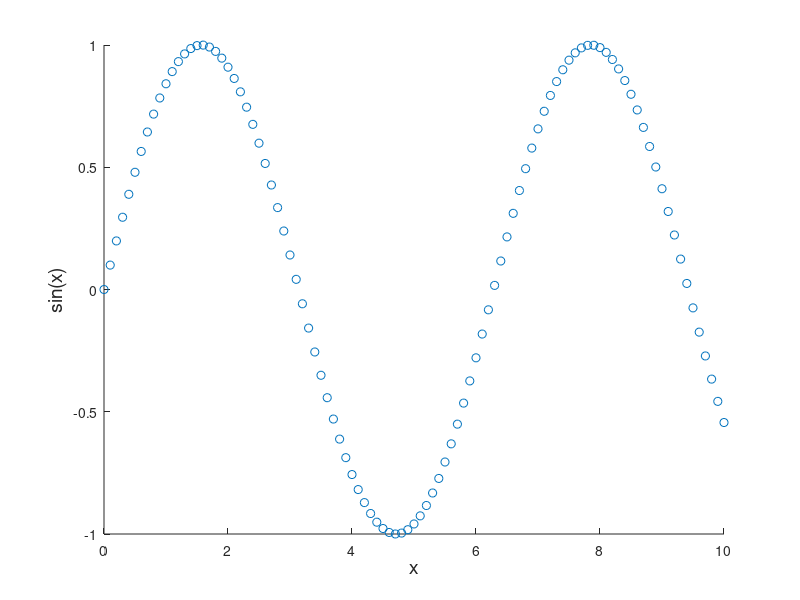

This chart was generated by the following MATLAB code: (Note: this script raises an error after producing the figure.)
rng(1);                 % seed to make random values repeatable

N_samples = 100;

X = zeros(N_samples, 1);
T = zeros(N_samples, 1);
c = 1;
for i = 0:10/N_samples:10
    X(c) = i;
    T(c) = sin(i);
    c = c + 1;
end

scatter(X, T)
xlabel('x', 'FontSize', 14)
ylabel('sin(x)', 'FontSize', 14)
saveas(gcf, 'Plots/sin_training_data.png')

f = @tanh;                    % hidden activation function
eps = 1e-6;

n = size(X,2);          % input dimension
m = size(T,2);          % output dimension
N = size(X,1);          % number of samples
h = N;                        % number of hidden units  
W = randn(h,n)*2-1;         % weight between input and hidden layer
b = randn(h,1)*2-1;         % bias of hidden nodes
X = X';                 % transpose to make it easier
T = T';                 % transpose to make it easier

beta = randn(h,m);      % randomly initialized beta

%[beta_nag, errors, lambda] = grid_search(@NAG, @ObjectiveFunc, X, T, f, eps, N, W, b, beta, [], []);
lambda = 0;

[beta_opt, opt_val, opt_val_grad] = true_solution(X, T, W, b, f, N, h, m, lambda);
fprintf('MSE = %d\n', opt_val);

hessian = 0;
for i = 1:N
    x = X(:,i);
    t = T(:,i);
    hidden_out = f(W * x + b);
    hessian = hessian + (hidden_out * hidden_out');
end
hessian = 2/N * (hessian + lambda);
eta = 1/norm(hessian)

[beta_nag, errors_nag] = NAG(@ObjectiveFunc, beta, 1e-3, eta, lambda, N, X, T, W, b, f, true, intmax, intmax);
fprintf('MSE = %d\n', errors_nag(length(errors_nag)));


% ------- BFGS (BLS) -------
B = eye(h*m);
[beta_bfgs_bls, errors_bfgs_bls] = BFGS(@ObjectiveFunc, beta, B, eps, h, m, W, b, f, X, T, lambda, N, 'BLS', true);
fprintf('MSE = %d\n', errors_bfgs_bls(length(errors_bfgs_bls)));

% ------- BFGS (AWLS) -------
B = eye(h*m);
[beta_bfgs_awls, errors_bfgs_awls] = BFGS(@ObjectiveFunc, beta, B, eps, h, m, W, b, f, X, T, lambda, N, 'AWLS', true);
fprintf('MSE = %d\n', errors_bfgs_awls(length(errors_bfgs_awls)));


% ------------- PLOT -----------

% Real solution
figure
scatter(X, T)
hold on
Y = [];
for i = 1:N
   Y = [Y, out(f, W, b, beta_opt, X(:, i))]; 
end
plot(X, Y)

% NAG
hold on
Y = [];
for i = 1:N
   Y = [Y, out(f, W, b, beta_nag, X(:, i))]; 
end
plot(X, Y)

% BFGS (BLS)
hold on
Y = [];
for i = 1:N
   Y = [Y, out(f, W, b, beta_bfgs_bls, X(:, i))]; 
end
plot(X, Y)

% BFGS (AWLS)
hold on
Y = [];
for i = 1:N
   Y = [Y, out(f, W, b, beta_bfgs_awls, X(:, i))]; 
end
plot(X, Y)

xlabel('x', 'FontSize', 14)
ylabel('sin(x)', 'FontSize', 14)
legend({'Training data', 'Model prediction'}, 'Location', 'southwest')
legend('Training Data', 'Real Solution', 'NAG', 'BFGS (BLS)', 'BFGS (AWLS)')

%saveas(gcf, 'Plots/e10-1_h100_sin_prediction_vs_training_data.png')
%saveas(gcf, 'Plots/e10-3_h100_sin_prediction_vs_training_data.png')
%saveas(gcf, 'Plots/e10-6_h100_sin_prediction_vs_training_data.png')


return

% --- Plot log convergence
errors_nag = errors_nag - opt_val;
errors_bfgs_bls = errors_bfgs_bls - opt_val;
errors_bfgs_awls = errors_bfgs_awls - opt_val;


figure
semilogy(1:(length(errors_nag)), errors_nag, 1:(length(errors_bfgs_awls)), errors_bfgs_awls, 1:(length(errors_bfgs_bls)), errors_bfgs_bls)
xlabel('iteration', 'FontSize', 14)
ylabel('log(Error)', 'FontSize', 14)
legend('NAG', 'BFGS (BLS)', 'BFGS (AWLS)')

%saveas(gcf, 'Plots/10-1_100_sin_convergence_rate.png')
%saveas(gcf, 'Plots/10-3_100_sin_convergence_rate.png')
saveas(gcf, 'Plots/10-6_100_sin_convergence_rate.png')

figure
semilogy(1:(length(errors_bfgs_awls)), errors_bfgs_awls, 1:(length(errors_bfgs_bls)), errors_bfgs_bls)
xlabel('iteration', 'FontSize', 14)
ylabel('log(Error)', 'FontSize', 14)
legend('BFGS (BLS)', 'BFGS (AWLS)')

%saveas(gcf, 'Plots/10-3_100_sin_BFGS_only_convergence_rate.png')
saveas(gcf, 'Plots/10-6_100_sin_BFGS_only_convergence_rate.png')

    function [elm_out] = out(f, W, b, beta, x)
        elm_out = beta' * f(W * x + b);
    end